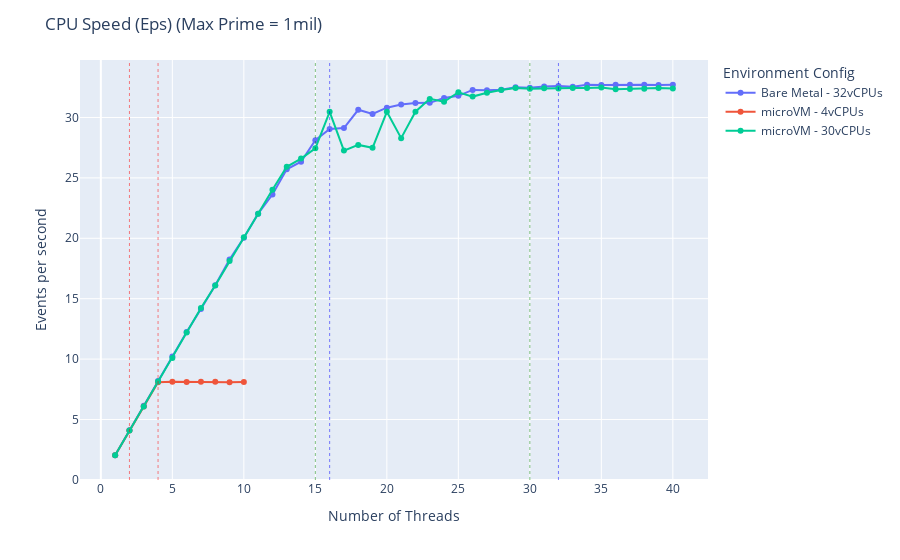

The notebook cell this image was saved under:
### Markdown cell above
## Visualize: CPU Speed (Events per second)

### Code cell
fig = px.line(dff_1mil, x='Number of Threads', y='Events per second', color='Environment Config', markers=True)
fig.add_vline(x=2, line_width=0.5, line_dash="dot", line_color="red")
fig.add_vline(x=4, line_width=0.5, line_dash="dot", line_color="red")
fig.add_vline(x=15, line_width=0.5, line_dash="dot", line_color="green")
fig.add_vline(x=16, line_width=0.5, line_dash="dot", line_color="blue")
fig.add_vline(x=30, line_width=0.5, line_dash="dot", line_color="green")
fig.add_vline(x=32, line_width=0.5, line_dash="dot", line_color="blue")
fig['layout'].update(title='CPU Speed (Eps) (Max Prime = 1mil)')
fig.show()

### Figure 1 — Plotly figure (JSON) as saved in the notebook; plotly's stock layout.template omitted (floating-point values rounded to 4 significant figures)
{"data": [{"hovertemplate": "Environment Config=Bare Metal - 32vCPUs<br>Number of Threads=%{x}<br>Events per second=%{y}<extra></extra>", "legendgroup": "Bare Metal - 32vCPUs", "line": {"color": "#636efa", "dash": "solid"}, "marker": {"symbol": "circle"}, "mode": "markers+lines", "name": "Bare Metal - 32vCPUs", "orientation": "v", "showlegend": true, "type": "scatter", "x": [1, 2, 3, 4, 5, 6, 7, 8, 9, 10, 11, 12, 13, 14, 15, 16, 17, 18, 19, 20, 21, 22, 23, 24, 25, 26, 27, 28, 29, 30, 31, 32, 33, 34, 35, 36, 37, 38, 39, 40], "xaxis": "x", "y": [2.05, 4.1, 6.14, 8.18, 10.22, 12.24, 14.15, 16.11, 18.24, 20.05, 22.04, 23.62, 25.71, 26.34, 28.12, 29.05, 29.13, 30.64, 30.29, 30.81, 31.07, 31.19, 31.21, 31.61, 31.79, 32.28, 32.25, 32.3, 32.51, 32.47, 32.57, 32.6, 32.55, 32.71, 32.68, 32.7, 32.7, 32.7, 32.68, 32.7], "yaxis": "y"}, {"hovertemplate": "Environment Config=microVM - 4vCPUs<br>Number of Threads=%{x}<br>Events per second=%{y}<extra></extra>", "legendgroup": "microVM - 4vCPUs", "line": {"color": "#EF553B", "dash": "solid"}, "marker": {"symbol": "circle"}, "mode": "markers+lines", "name": "microVM - 4vCPUs", "orientation": "v", "showlegend": true, "type": "scatter", "x": [1, 2, 3, 4, 5, 6, 7, 8, 9, 10], "xaxis": "x", "y": [2.04, 4.09, 6.08, 8.09, 8.13, 8.11, 8.13, 8.13, 8.09, 8.1], "yaxis": "y"}, {"hovertemplate": "Environment Config=microVM - 30vCPUs<br>Number of Threads=%{x}<br>Events per second=%{y}<extra></extra>", "legendgroup": "microVM - 30vCPUs", "line": {"color": "#00cc96", "dash": "solid"}, "marker": {"symbol": "circle"}, "mode": "markers+lines", "name": "microVM - 30vCPUs", "orientation": "v", "showlegend": true, "type": "scatter", "x": [1, 2, 3, 4, 5, 6, 7, 8, 9, 10, 11, 12, 13, 14, 15, 16, 17, 18, 19, 20, 21, 22, 23, 24, 25, 26, 27, 28, 29, 30, 31, 32, 33, 34, 35, 36, 37, 38, 39, 40], "xaxis": "x", "y": [2.04, 4.08, 6.08, 8.14, 10.09, 12.2, 14.23, 16.09, 18.11, 20.08, 22.03, 24.01, 25.92, 26.6, 27.45, 30.47, 27.26, 27.73, 27.49, 30.47, 28.29, 30.48, 31.54, 31.3, 32.09, 31.73, 32.04, 32.27, 32.45, 32.37, 32.41, 32.4, 32.44, 32.44, 32.49, 32.33, 32.36, 32.37, 32.45, 32.4], "yaxis": "y"}], "layout": {"legend": {"title": {"text": "Environment Config"}, "tracegroupgap": 0}, "margin": {"t": 60}, "shapes": [{"line": {"color": "red", "dash": "dot", "width": 0.5}, "type": "line", "x0": 2, "x1": 2, "xref": "x", "y0": 0, "y1": 1, "yref": "y domain"}, {"line": {"color": "red", "dash": "dot", "width": 0.5}, "type": "line", "x0": 4, "x1": 4, "xref": "x", "y0": 0, "y1": 1, "yref": "y domain"}, {"line": {"color": "green", "dash": "dot", "width": 0.5}, "type": "line", "x0": 15, "x1": 15, "xref": "x", "y0": 0, "y1": 1, "yref": "y domain"}, {"line": {"color": "blue", "dash": "dot", "width": 0.5}, "type": "line", "x0": 16, "x1": 16, "xref": "x", "y0": 0, "y1": 1, "yref": "y domain"}, {"line": {"color": "green", "dash": "dot", "width": 0.5}, "type": "line", "x0": 30, "x1": 30, "xref": "x", "y0": 0, "y1": 1, "yref": "y domain"}, {"line": {"color": "blue", "dash": "dot", "width": 0.5}, "type": "line", "x0": 32, "x1": 32, "xref": "x", "y0": 0, "y1": 1, "yref": "y domain"}], "title": {"text": "CPU Speed (Eps) (Max Prime = 1mil)"}, "xaxis": {"anchor": "y", "domain": [0, 1], "title": {"text": "Number of Threads"}}, "yaxis": {"anchor": "x", "domain": [0, 1], "title": {"text": "Events per second"}}}}
